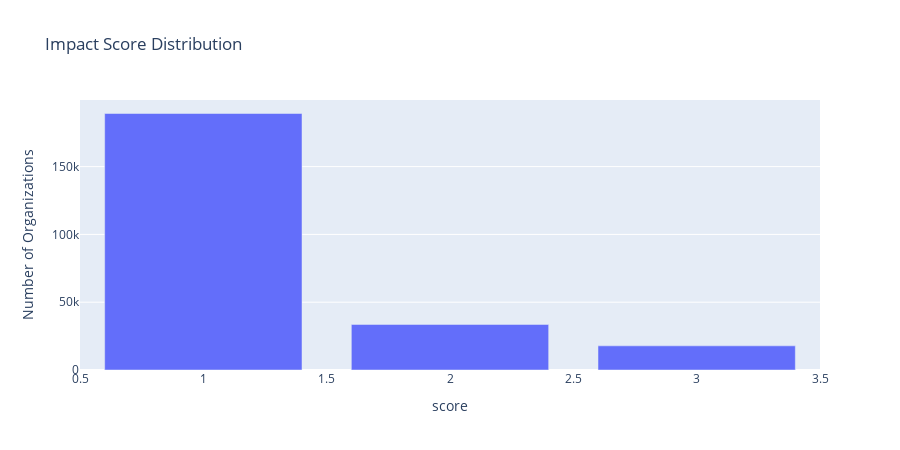
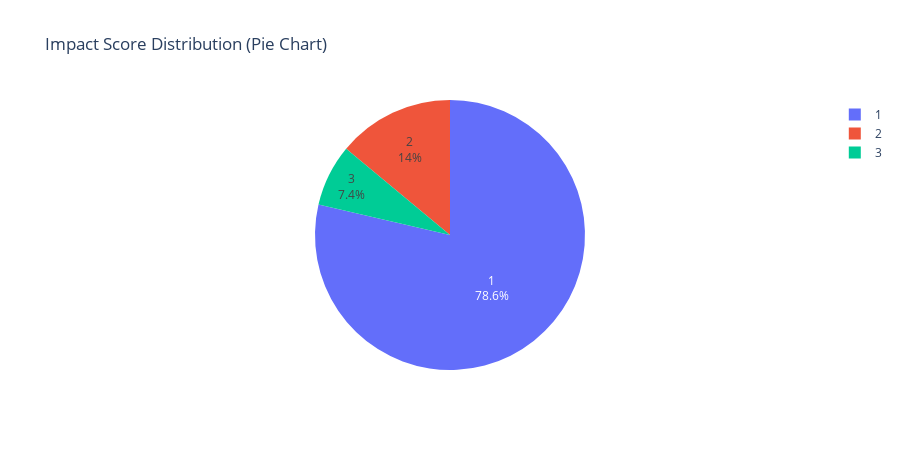

The code cell stored with these charts, in order, in its notebook:
### Code cell
# --- Visualization 1: Bar Chart of Score Bins ---
fig = px.bar(
    impact_bins,
    x='score',
    y='org_count',
    title='Impact Score Distribution',
    labels={'score_bin': 'Impact Score Bin', 'org_count': 'Number of Organizations'}
)
fig.update_layout(height=450)
fig.show()


# --- Visualization 2: Pie Chart ---
fig = px.pie(
    impact_bins,
    values='org_count',
    names='score',
    title='Impact Score Distribution (Pie Chart)'
)
fig.update_traces(textposition='inside', textinfo='percent+label')
fig.update_layout(height=450)
fig.show()

### Figure 1 — Plotly figure (JSON) as saved in the notebook; plotly's stock layout.template omitted (floating-point values rounded to 4 significant figures)
{"data": [{"alignmentgroup": "True", "hovertemplate": "score=%{x}<br>Number of Organizations=%{y}<extra></extra>", "legendgroup": "", "marker": {"color": "#636efa", "pattern": {"shape": ""}}, "name": "", "offsetgroup": "", "orientation": "v", "showlegend": false, "textposition": "auto", "type": "bar", "x": [1, 2, 3], "xaxis": "x", "y": [189168, 33602, 17815], "yaxis": "y"}], "layout": {"barmode": "relative", "height": 450, "legend": {"tracegroupgap": 0}, "title": {"text": "Impact Score Distribution"}, "xaxis": {"anchor": "y", "domain": [0, 1], "title": {"text": "score"}}, "yaxis": {"anchor": "x", "domain": [0, 1], "title": {"text": "Number of Organizations"}}}}

### Figure 2 — Plotly figure (JSON) as saved in the notebook; plotly's stock layout.template omitted (floating-point values rounded to 4 significant figures)
{"data": [{"domain": {"x": [0, 1], "y": [0, 1]}, "hovertemplate": "score=%{label}<br>org_count=%{value}<extra></extra>", "labels": [1, 2, 3], "legendgroup": "", "name": "", "showlegend": true, "textinfo": "percent+label", "textposition": "inside", "type": "pie", "values": [189168, 33602, 17815]}], "layout": {"height": 450, "legend": {"tracegroupgap": 0}, "title": {"text": "Impact Score Distribution (Pie Chart)"}}}
